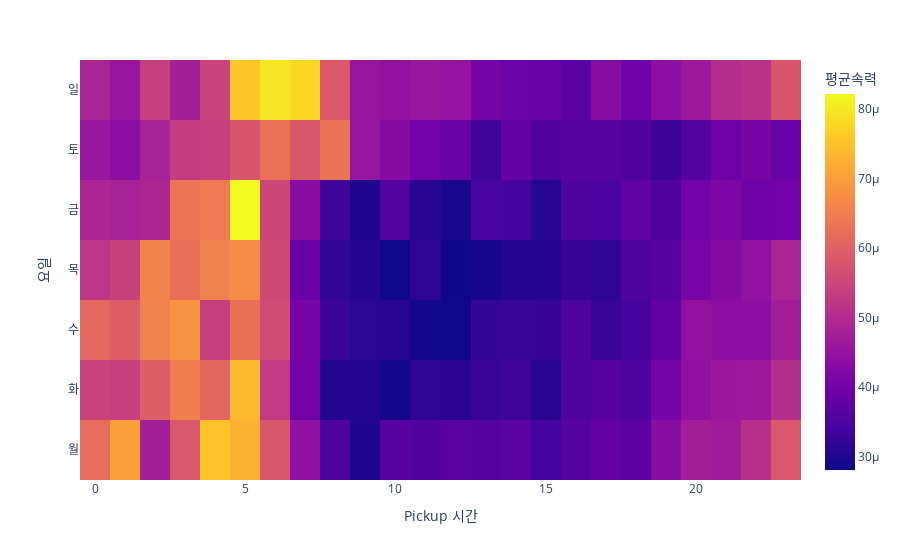

The notebook cell this image was saved under:
### Code cell
tidydata = df.pivot_table(
    index = 'pickup_hour',
    columns = 'dayofweek',
    values = 'speed',
    aggfunc = 'mean'
).stack().reset_index().rename({0:'speed_mean'},axis=1)
dct1={0:'월',1:'화',2:'수',3:'목',4:'금',5:'토',6:'일'}
tidydata=tidydata.assign(dayofweek=tidydata.dayofweek.map(dct1))
fig=px.density_heatmap(
    data_frame=tidydata,
    x='pickup_hour',
    y='dayofweek',
    z='speed_mean',
    nbinsx=24,
    nbinsy=7,
    height=300
)

fig=fig.update_layout(
    xaxis_title='Pickup 시간',
    yaxis_title='요일',
    coloraxis_colorbar_title='평균속력'
)

fig.show()

### Figure 1 — Plotly figure (JSON) as saved in the notebook; plotly's stock layout.template omitted (floating-point values rounded to 4 significant figures; data arrays with more than 128 entries replaced by an {"elided": "..."} marker saying what was removed)
{"data": [{"coloraxis": "coloraxis", "histfunc": "sum", "hovertemplate": "pickup_hour=%{x}<br>dayofweek=%{y}<br>sum of speed_mean=%{z}<extra></extra>", "name": "", "nbinsx": 24, "nbinsy": 7, "type": "histogram2d", "x": {"elided": "168 int values"}, "xaxis": "x", "xbingroup": "x", "y": {"elided": "168 str values"}, "yaxis": "y", "ybingroup": "y", "z": {"elided": "168 float values"}}], "layout": {"autosize": true, "coloraxis": {"colorbar": {"title": {"text": "평균속력"}}, "colorscale": [[0, "#0d0887"], [0.1111, "#46039f"], [0.2222, "#7201a8"], [0.3333, "#9c179e"], [0.4444, "#bd3786"], [0.5556, "#d8576b"], [0.6667, "#ed7953"], [0.7778, "#fb9f3a"], [0.8889, "#fdca26"], [1, "#f0f921"]]}, "legend": {"tracegroupgap": 0}, "margin": {"t": 60}, "xaxis": {"anchor": "y", "autorange": true, "domain": [0, 1], "range": [-0.5, 23.5], "title": {"text": "Pickup 시간"}, "type": "linear"}, "yaxis": {"anchor": "x", "autorange": true, "domain": [0, 1], "range": [-0.5, 6.5], "title": {"text": "요일"}, "type": "category"}}}
